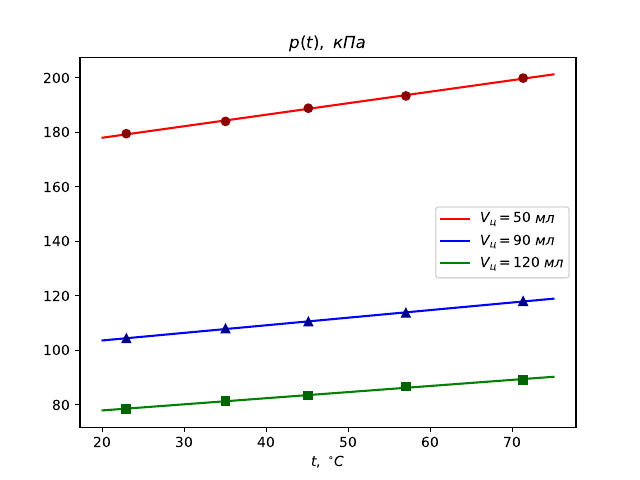

Here is the Python script that generated this plot:
import numpy as np
from matplotlib import pyplot as plt
from scipy.optimize import curve_fit

t=np.array([
22.9,
35,
45.1,
57,
71.3
])
p5=np.array([
179.5,
184,
188.85,
193.35,
199.9
])
p9=np.array([
104.4,
108,
110.55,
113.75,
118.05
])
p12=np.array([
78.55,
81.35,
83.4,
86.75,
89.2
])

def f(x,a,b):
    return a+b*x
params5,_=curve_fit(f,t,p5)
params9,_=curve_fit(f,t,p9)
params12,_=curve_fit(f,t,p12)
arr=np.arange(20,75,0.005)
fig,ax=plt.subplots()
ax.plot(arr,f(arr,*params5),'-r',label='$V_ц=50\; мл$')
ax.plot(t,p5,'o',color='darkred')
ax.plot(arr,f(arr,*params9),'-b',label='$V_ц=90\; мл$')
ax.plot(t,p9,'^',color='darkblue')
ax.plot(arr,f(arr,*params12),'-g',label='$V_ц=120\; мл$')
ax.plot(t,p12,'s',color='darkgreen')
ax.legend()
ax.set_title('$p(t),\; кПа$')
ax.set_xlabel('$t, \; ^{\circ} C$')
plt.savefig('graph3_lab_2_01.pdf')